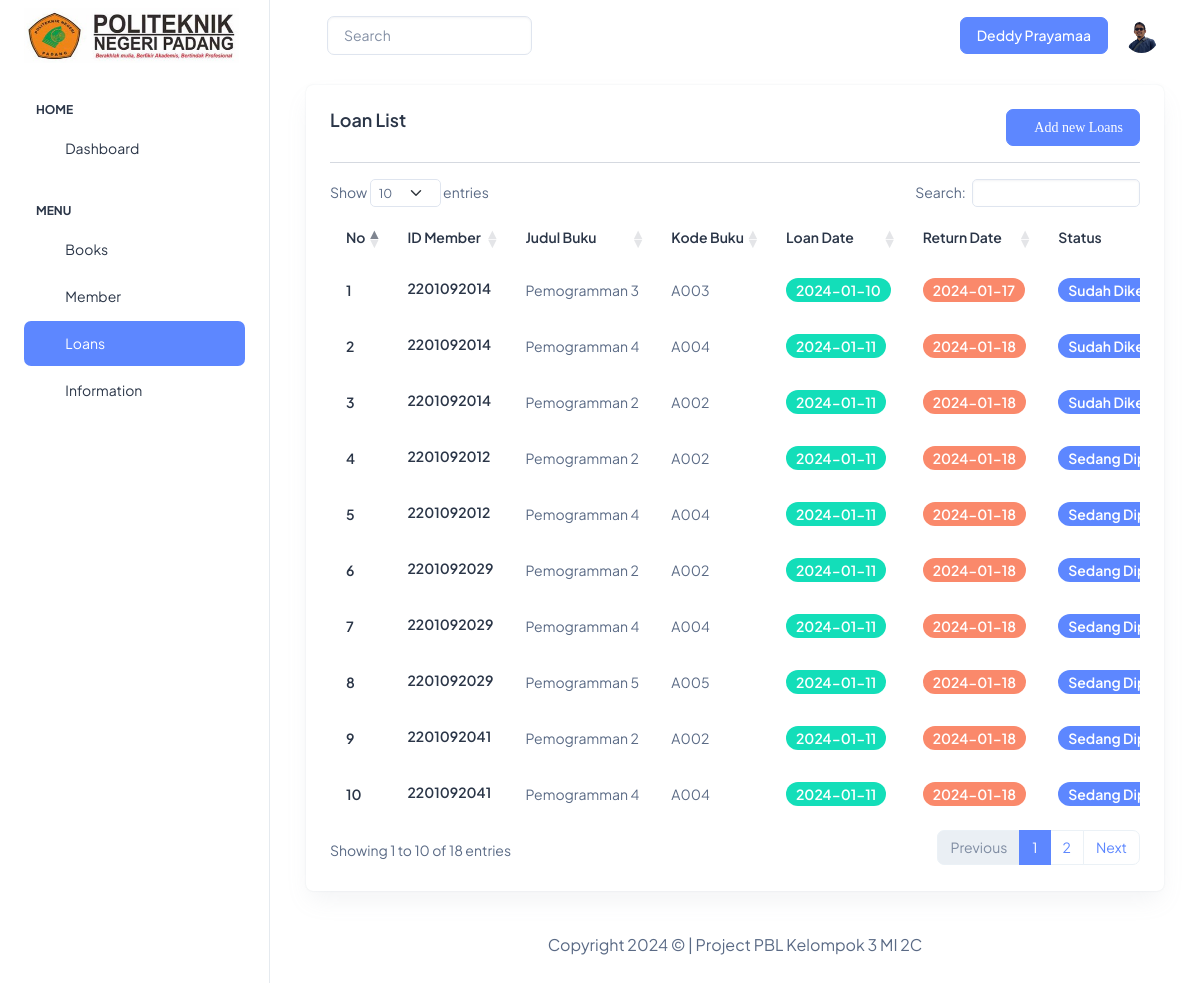
The app's page /index.php?page=loans (signed in) with its own data.
### tables this page shows
CREATE TABLE `user` (
  `id` int(11) NOT NULL,
  `id_user` varchar(20) NOT NULL,
  `email` varchar(100) NOT NULL,
  `nama` varchar(100) NOT NULL,
  `password` varchar(50) NOT NULL,
  `level` enum('Admin','Pustakawan') NOT NULL,
  `photo` varchar(100) NOT NULL
);

CREATE TABLE `loans` (
  `id_transaksi` int(11) NOT NULL,
  `id_member` varchar(20) NOT NULL,
  `kode_buku` varchar(20) NOT NULL,
  `tanggal_peminjaman` date NOT NULL,
  `tanggal_pengembalian` date NOT NULL,
  `status` enum('Sedang Dipinjam','Sudah Dikembalikan') NOT NULL,
  `denda` double NOT NULL
);

CREATE TABLE `books` (
  `id` int(11) NOT NULL,
  `issn` int(11) NOT NULL,
  `kode_buku` varchar(20) NOT NULL,
  `judul` varchar(100) NOT NULL,
  `category_id` varchar(20) NOT NULL,
  `pengarang` int(11) NOT NULL,
  `penerbit` int(11) NOT NULL,
  `available_books` int(11) NOT NULL,
  `total_books` int(11) NOT NULL,
  `photo` longtext NOT NULL
);

### list_loans.php (the view, shortened to what this page needs)
<div class="container-fluid">
    <div class="container-fluid">
        <div class="col-lg-12 d-flex align-items-stretch">
            <div class="card w-100">
                <div class="card-body p-4">
                    <div class="d-flex justify-content-between">
                        <h5 class="card-title fw-semibold">Loan List</h5>
                        <a href="index.php?page=detail_loans"><button name="submit" type="submit"
                                class="btn btn-primary ti ti-square-plus">Add new Loans</button></a>
                    </div>
                    <hr>
                    <div class="table-responsive">
                        <table class="table text-nowrap mb-0 align-middle" id="example">
                            <thead class="text-dark fs-5">
                                <tr>
                                    <th class="border-bottom-0">
                                        <h6 class="fw-semibold mb-0">No</h6>
                                    </th>
                                    <th class="border-bottom-0">
                                        <h6 class="fw-semibold mb-0">ID Member</h6>
                                    </th>
                                    <th class="border-bottom-0">
                                        <h6 class="fw-semibold mb-0">Judul Buku</h6>
                                    </th>
                                    <th class="border-bottom-0">
                                        <h6 class="fw-semibold mb-0">Kode Buku</h6>
                                    </th>
                                    <th class="border-bottom-0">
                                        <h6 class="fw-semibold mb-0">Loan Date</h6>
                                    </th>
                                    <th class="border-bottom-0">
                                        <h6 class="fw-semibold mb-0">Return Date</h6>
                                    </th>
                                    <th class="border-bottom-0">
                                        <h6 class="fw-semibold mb-0">Status</h6>
                                    </th>
                                </tr>
                            </thead>
                            <tbody>
                            <?php
                                $query = "SELECT loans.*, books.judul FROM loans JOIN books ON loans.kode_buku = books.kode_buku";
                                $result = $db->query($query);
                                $nomor = 1;
                                foreach ($result as $row) : ?>
                                <tr>
                                    <td class="border-bottom-0">
                                        <h6 class="fw-semibold mb-0"><?= $nomor++ ?></h6>
                                    </td>
                                    <td class="border-bottom-0">
                                        <h6 class="fw-semibold mb-1"><?= $row['id_member']?></h6>
                                    </td>
                                    <td class="border-bottom-0">
                                        <p class="mb-0 fw-normal"><?= $row['judul']?></p>
                                    </td>
                                    <td class="border-bottom-0">
                                        <p class="mb-0 fw-normal"><?= $row['kode_buku']?></p>
                                    </td>
                                    <td class="border-bottom-0">
                                        <div class="d-flex align-items-center gap-2">
                                            <span class="badge bg-success rounded-3 fw-semibold"><?= $row['tanggal_peminjaman']?></span>
                                        </div>
                                    </td>
                                    <td class="border-bottom-0">
                                        <div class="d-flex align-items-center gap-2">
                                            <span class="badge bg-danger rounded-3 fw-semibold"><?= $row['tanggal_pengembalian']?></span>
                                        </div>
                                    </td>
                                    <td class="border-bottom-0">
                                        <div class="d-flex align-items-center gap-2">
                                            <span class="badge bg-primary rounded-3 fw-semibold"><?= $row['status']?></span>
                                        </div>
                                    </td>
                                </tr>
                                <?php endforeach ?>
                            </tbody>
                        </table>
                    </div>
                </div>
            </div>
        </div>
        <footer>
            <div class="py-6 px-6 text-center">
                <p class="mb-0 fs-4">Copyright
                    <?= date("Y") ?> &copy; | Project PBL Kelompok 3 MI 2C
                </p>
            </div>
        </footer>
    </div>
</div>

### index.php (shortened to what this page needs)
<?php
include 'koneksi.php';
?>
<!doctype html>
<html lang="en">
<head>
  <link rel="stylesheet" href="assets/css/styles.min.css" />
  <link href="https://cdn.datatables.net/1.13.7/css/dataTables.bootstrap5.min.css" rel="stylesheet">
</head>
<body>
  <div class="page-wrapper" id="main-wrapper" data-layout="vertical" data-navbarbg="skin6" data-sidebartype="full"
    data-sidebar-position="fixed" data-header-position="fixed">
    <aside class="left-sidebar">
      <div>
        <div class="brand-logo d-flex align-items-center justify-content-between">
          <a href="index.php" class="text-nowrap logo-img">
            <img src="assets/images/logos/pnpl.jpg" width="215" height="55" alt="" />
          </a>
        </div>
        <nav class="sidebar-nav scroll-sidebar" data-simplebar="">
          <ul id="sidebarnav">
            <li class="nav-small-cap">
              <span class="hide-menu">Home</span>
            </li>
            <li class="sidebar-item">
              <a class="sidebar-link" href="index.php" aria-expanded="false">
                <span>
                  <i class="ti ti-layout-dashboard"></i>
                </span>
                <span class="hide-menu">Dashboard</span>
              </a>
            </li>
            <li class="nav-small-cap">
              <span class="hide-menu">MENU</span>
            </li>
          <div class="navbar-collapse justify-content-end px-0" id="navbarNav">
            <ul class="ms-auto align-items-center justify-content-end">
            <?php
            if (isset($_SESSION['login'])) {
              echo '
              <li class="sidebar-item dropdown">
                <a class="sidebar-link " href="javascript:void(0)" id="drop2" data-bs-toggle="dropdown"
                  aria-expanded="false">
                  <span>
                    <i class="ti ti-books"></i>
                  </span>
                <span class="hide-menu">Books</span>
                </a>
                <div class="dropdown-menu dropdown-menu-end dropdown-menu-animate-up" aria-labelledby="drop2">
                  <div class="message-body">
                    <a href="index.php?page=booklist" class="d-flex align-items-center gap-2 dropdown-item">
                      <i class="ti ti-book-2 fs-6"></i>
                      <p class="mb-0 fs-3">List Buku</p>
                    </a>
                    <a href="?page=input&aksi=kategori" class="d-flex align-items-center gap-2 dropdown-item">
                      <i class="ti ti-category-2 fs-6"></i>
                      <p class="mb-0 fs-3">Kategori Buku</p>
                    </a>
                    <a href="?page=input&aksi=pengarang" class="d-flex align-items-center gap-2 dropdown-item">
                    <i class="ti ti-notebook fs-6"></i>
                    <p class="mb-0 fs-3">Pengarang Buku</p>
                  </a>
                  <a href="?page=input&aksi=penerbit" class="d-flex align-items-center gap-2 dropdown-item">
                  <i class="ti ti-building-community fs-6"></i>
                  <p class="mb-0 fs-3">Penerbit Buku</p>
                </a>
                  </div>
                </div>
              </li>
              ';
            }
            ?>
<?php
                   if (isset($_SESSION['login'])) {
                    echo '
          <div class="navbar-collapse justify-content-end px-0" id="navbarNav">
            <ul class="ms-auto align-items-center justify-content-end">
              <li class="sidebar-item dropdown">
                <a class="sidebar-link " href="javascript:void(0)" id="drop2" data-bs-toggle="dropdown"
                  aria-expanded="false">
                  <span>
                    <i class="ti ti-user-circle"></i>
                  </span>
                <span class="hide-menu">Member</span>
                </a>
                <div class="dropdown-menu dropdown-menu-end dropdown-menu-animate-up" aria-labelledby="drop2">
                  <div class="message-body">
                  <a href="index.php?page=membership" class="d-flex align-items-center gap-2 dropdown-item">
                      <i class="ti ti-users fs-6"></i>
                      <p class="mb-0 fs-3">Membership</p>
                    </a>
                    <a href="?page=input&aksi=prodi" class="d-flex align-items-center gap-2 dropdown-item">
                      <i class="ti ti-school fs-6"></i>
                      <p class="mb-0 fs-3">Program Studi</p>
                    </a>
                  </div>
                </div>
              </li>
            </ul>
          </div>';
        }?>
            <?php
            if (isset($_SESSION['login'])) {
              echo '<li class="sidebar-item">
              <a class="sidebar-link" href="index.php?page=loans" aria-expanded="false">
                <span>
                  <i class="ti ti-license"></i>
                </span>
                <span class="hide-menu">Loans</span>
              </a>
            </li>';
            } ?>
            <li class="sidebar-item">
              <a class="sidebar-link" href="index.php?page=information" aria-expanded="false">
                <span>
                  <i class="ti ti-alert-triangle"></i>
                </span>
                <span class="hide-menu">Information</span>
              </a>
            </li>
          </ul>
        </nav>
      </div>
    </aside>
    <div class="body-wrapper">
      <header class="app-header">
        <nav class="navbar navbar-expand-lg navbar-light">
          <ul class="navbar-nav">
            <li class="nav-item">
              <a class="nav-link nav-icon-hover" href="javascript:void(0)">
              </a>
            </li>
          </ul>
          <form class="form-outline" method="POST" action="proses_search.php">
            <input type="search" name="query" class="form-control" placeholder="Search" aria-label="Search">
          </form>
          <div class="navbar-collapse justify-content-end px-0" id="navbarNav">
            <ul class="navbar-nav flex-row ms-auto align-items-center justify-content-end">
              <?php
              if (isset($_SESSION['login'])) {
                $result = $db->query("SELECT * FROM user WHERE email = '$_SESSION[email]'");
                $row = $result->fetch_assoc();
                echo '<a class="btn btn-primary">' . $row['nama'] . '</a>';
              } else {
                echo '<a class="btn btn-primary">Visitor</a>';
              }
              ?>
              <?php
              if (isset($_SESSION['login'])) {
                $result = $db->query("SELECT * FROM user WHERE email = '$_SESSION[email]'");
                $row = $result->fetch_assoc();
                echo '<li class="nav-item dropdown">
                <a class="nav-link nav-icon-hover" href="javascript:void(0)" id="drop2" data-bs-toggle="dropdown"
                  aria-expanded="false">
                  <img src="assets/images/profile/' . $row['photo']. '" alt="" width="35" height="35" class="rounded-circle">
                </a>';
              } else {
                echo '<li class="nav-item dropdown">
                <a class="nav-link nav-icon-hover" href="javascript:void(0)" id="drop2" data-bs-toggle="dropdown"
                  aria-expanded="false">
                  <img src="assets/images/profile/user-1.jpg" alt="" width="35" height="35" class="rounded-circle">
                </a>';
              }
              ?>
              </li>
            </ul>
          </div>
        </nav>
      </header>
      <?php
      $p = isset($_GET['page']) ? $_GET['page'] : 'home';
      if ($p == 'loans')
        include 'list_loans.php';
      ?>
</body>
</html>

### records on screen
user: nama "Deddy Prayamaa", photo (picture)
loans: id_member "2201092014", books.judul "Pemogramman 3", kode_buku "A003", tanggal_peminjaman "2024-01-10", tanggal_pengembalian "2024-01-17", status "Sudah…"
loans: id_member "2201092014", books.judul "Pemogramman 4", kode_buku "A004", tanggal_peminjaman "2024-01-11", tanggal_pengembalian "2024-01-18", status "Sudah…"
loans: id_member "2201092014", books.judul "Pemogramman 2", kode_buku "A002", tanggal_peminjaman "2024-01-11", tanggal_pengembalian "2024-01-18", status "Sudah…"
loans: id_member "2201092012", books.judul "Pemogramman 2", kode_buku "A002", tanggal_peminjaman "2024-01-11", tanggal_pengembalian "2024-01-18", status "Sedang…"
loans: id_member "2201092012", books.judul "Pemogramman 4", kode_buku "A004", tanggal_peminjaman "2024-01-11", tanggal_pengembalian "2024-01-18", status "Sedang…"
loans: id_member "2201092029", books.judul "Pemogramman 2", kode_buku "A002", tanggal_peminjaman "2024-01-11", tanggal_pengembalian "2024-01-18", status "Sedang…"
loans: id_member "2201092029", books.judul "Pemogramman 4", kode_buku "A004", tanggal_peminjaman "2024-01-11", tanggal_pengembalian "2024-01-18", status "Sedang…"
loans: id_member "2201092029", books.judul "Pemogramman 5", kode_buku "A005", tanggal_peminjaman "2024-01-11", tanggal_pengembalian "2024-01-18", status "Sedang…"
loans: id_member "2201092041", books.judul "Pemogramman 2", kode_buku "A002", tanggal_peminjaman "2024-01-11", tanggal_pengembalian "2024-01-18", status "Sedang…"
loans: id_member "2201092041", books.judul "Pemogramman 4", kode_buku "A004", tanggal_peminjaman "2024-01-11", tanggal_pengembalian "2024-01-18", status "Sedang…"
